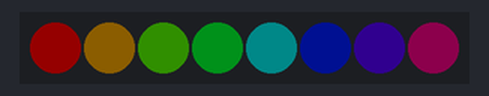
A program run on a simulated Raspberry Pi Pico running MicroPython. Parts: 8 RGB LEDs in strip order, left to right. Dim RGB values are drawn brighter than linear.

Above: at 0.15 s.
At 0.75 s:
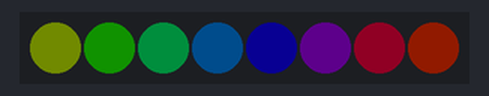
At 1.35 s:
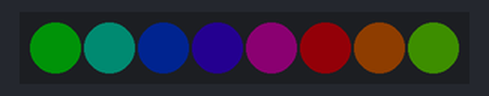
At 2.55 s:
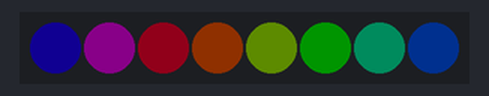
At 4.05 s:
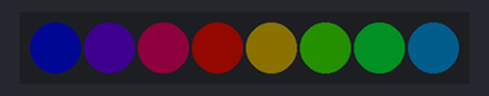
At 5.55 s:
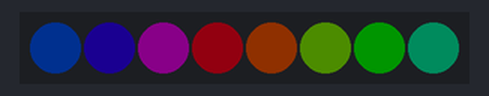
Timing chart, 0 to 40.0 s (numbered marks = the images above):
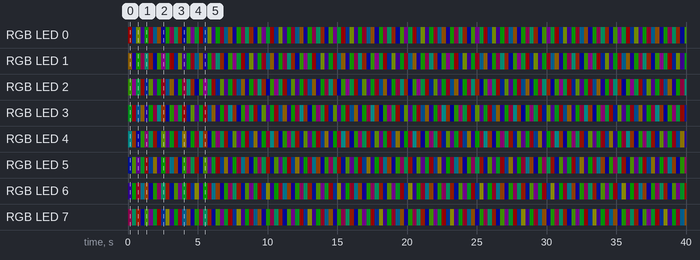

Measured:
- by itself, everything shown: repeats every 5.1 s, in 17 steps

The program:

main.py
```python
import time
from machine import Pin
from neopixel import myNeopixel
"""

Super cool rainbow animation i got from the internett
Managed to make it work, the point is not to understand every line but to grasp the basics
thats why i created other animations in its own folder

"""


# 1. Setup our 8-LED ring on Pin 16
NUM_LEDS = 8
np = myNeopixel(NUM_LEDS, 16)
np.brightness(20)

# 2. A simple clock variable to keep track of where we are on the color wheel
color_step = 0

while True:
    # This loop goes through each of your 8 LEDs (0 to 7) one by one
    for pixel in range(8):

        # We tell each pixel to look exactly 32 steps ahead of the previous one.
        # We use % 255 so that if the number goes past 255, it wraps back to 0.
        pixel_color_pos = (color_step + (pixel * 32)) % 255

        # --- THE COLOR WHEEL MACHINE (Direct & Simple) ---
        # Zone 1: Red fading into Green
        if pixel_color_pos < 85:
            r = 255 - (pixel_color_pos * 3)
            g = pixel_color_pos * 3
            b = 0

        # Zone 2: Green fading into Blue
        elif pixel_color_pos < 170:
            pixel_color_pos = pixel_color_pos - 85 # Reset zone countdown to 0
            r = 0
            g = 255 - (pixel_color_pos * 3)
            b = pixel_color_pos * 3

        # Zone 3: Blue fading back into Red
        else:
            pixel_color_pos = pixel_color_pos - 170 # Reset zone countdown to 0
            r = pixel_color_pos * 3
            g = 0
            b = 255 - (pixel_color_pos * 3)

        # Give this specific pixel its calculated color
        np.set_pixel(pixel, r, g, b)

    # 3. Push the colors of all 8 LEDs to the physical ring at the exact same time
    np.show()

    # 4. Move the overall rainbow forward by 1 step for the next frame
    color_step = (color_step + 1) % 255

    time.sleep_ms(1) # Control how fast the rainbow spins
```
